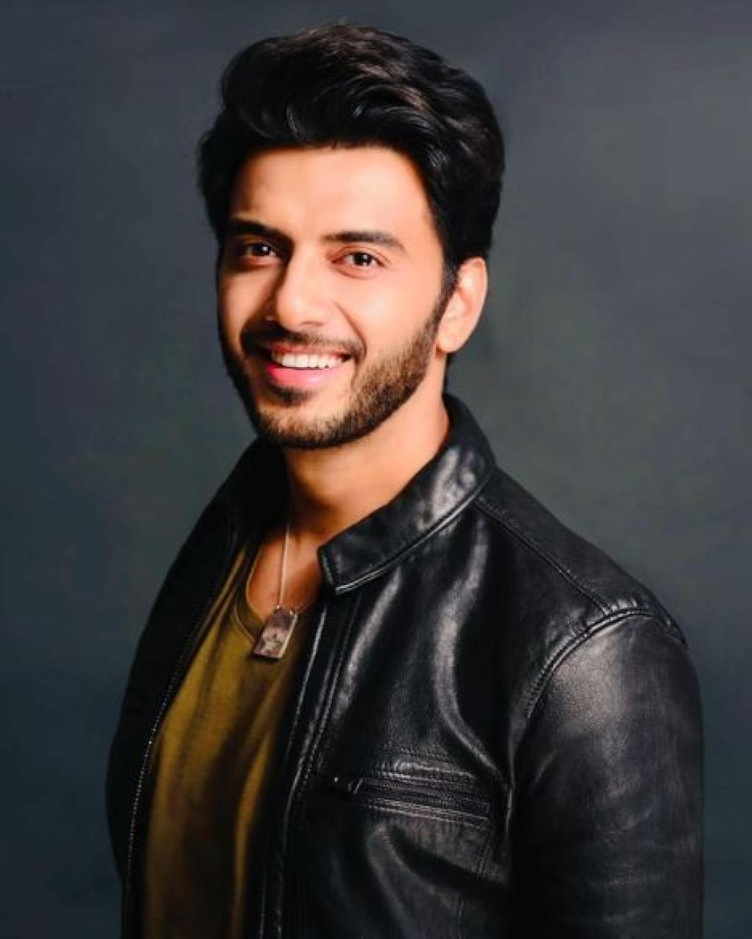
#> input picture vikramsinghchauhan.jfif, 752 x 939 px, shrunk from 1024 x 1279 before the run
$ jupyter execute 'TASK4-IMAGE TO PENCIL SKETCH WITH PYTHON.ipynb'
#> lines starting #> are read from the running program, lines starting #| are printed output that depends on the picture
# INTERN ON LetsGrowMore(LGM)
### Beginner Level Task:
### Task no. 04 - Image to Pencil Sketch using Python

# Abstract :
This project is based on Image Manipulation using Python Library known as OpenCV i.e. Open Computer Vision. OpenCV-Python is a library of Python bindings designed to solve computer vision problems.

## STEPS:


 1) Importing Libraries cv2 & matplotlib.pyplot
  2) Loading Original Image.
  3) Converting BGR into Gray Scale Image.
  4) Inverting Gray Scaled Image.
  5) Bluring Inverted Image.
  6) Inverting Blurred Image.
  7) Generating Pencil Sketch Image.

## Step-1: Importing Libraries.

[cell 1]
import cv2
import matplotlib.pyplot as plt

## Step-2: Loading Original Image.

[cell 2]
img = cv2.imread("vikramsinghchauhan.jfif")
#> img is the input picture: shape (939, 752, 3); mean B, G, R 59.3, 59.3, 63.7
img[:1]
#> Out = 752 rows, first 8: [63, 53, 46], [63, 53, 46], [63, 53, 46], [63, 53, 46], [63, 53, 46], [63, 53, 46], [63, 53, 46], [63, 53, 46]

## OpenCV uses BGR image format.
So, when we read an image using cv2. imread() it interprets in BGR format by default. We can use cvtColor() method to convert a BGR image to RGB and vice-versa
cv2. imread() method returns a BGR values as numpy.ndarray (NumPy N-dimensional array) if the loading of the image is successful. Otherwise, It returns an empty matrix ( Mat::data==NULL ) if the image cannot be read because of any reason (like missing file, improper permissions, unsupported or invalid format).

imread returns the image data in the array A . If the file contains a grayscale image, A is a two-dimensional (M-by-N) array. If the file contains a color image, A is a three-dimensional (M-by-N-by-3) array. The class of the returned array depends on the data type used by the file format.

## Converting into RGB image.

[cell 3]
rgb_img = cv2.cvtColor(img, cv2.COLOR_BGR2RGB)
rgb_img[:1]
#> Out = 752 rows, first 8: [46, 53, 63], [46, 53, 63], [46, 53, 63], [46, 53, 63], [46, 53, 63], [46, 53, 63], [46, 53, 63], [46, 53, 63]

You can see B columns have values of R columns and vice-versa.

[cell 4]
fig ,(ax0, ax1) = plt.subplots(nrows=1,
                               ncols=2,
                               figsize= (10,6))

ax0.axis('off')
ax1.axis('off')

ax0.imshow(img)
ax0.set(title="BGR Image");
ax0.title.set_color("purple")

ax1.imshow(rgb_img)
ax1.set(title="RGB Image")
ax1.title.set_color("purple")


# Add a title to figure

fig.suptitle("Conversion from Original to Pencil-Sketch",
            fontsize =16,
            fontweight="bold",
            color="orange");
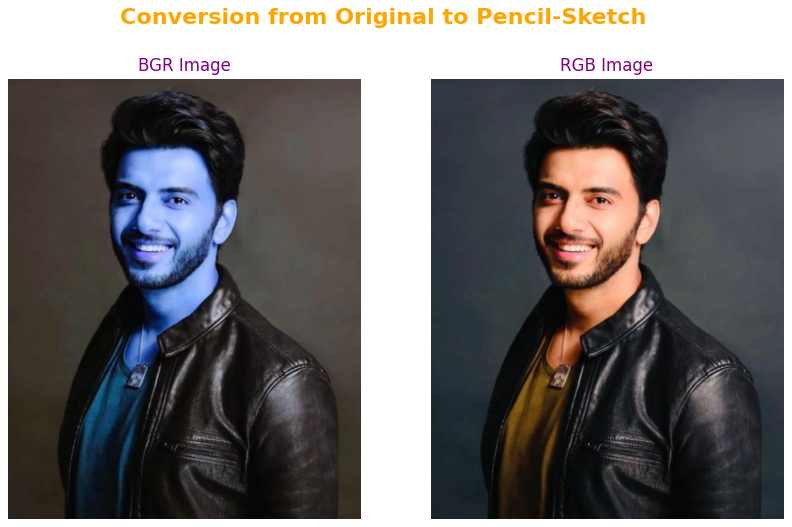
#> figure drawn by matplotlib, 2 panels; B, G, R data is drawn as R, G, B

# Step-3: Converting BGR into GrayScale Image.

[cell 5]
gray_img = cv2.cvtColor(img, cv2.COLOR_BGR2GRAY)  #ConvertColor--cvtColor
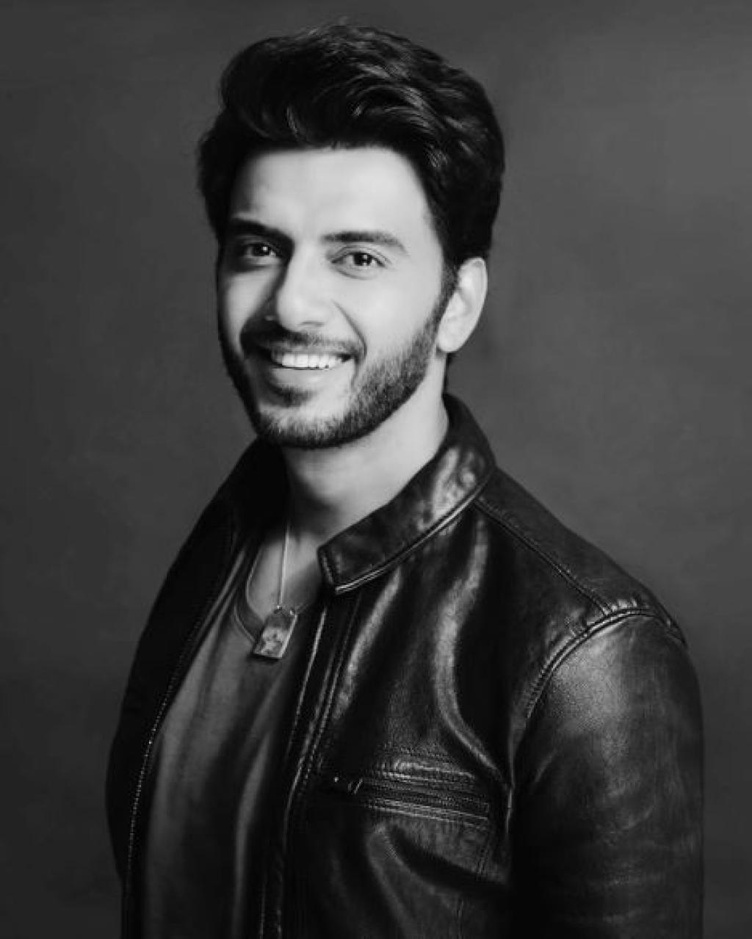
#> gray_img: shape (939, 752); min 0, max 239, mean 60.6

## Visualizing image using matplotlib

plt.imshow(gray_img)
plt.axis('off')
plt.title("GrayScale Image").set_color("purple")

# Step-4: Inverting Gray Scaled Image.
Two ways to invert an image.

a) Subtracting from 255.

b) Using bitwise NOT operator.

[cell 6]
# Subtracting from 255.
    # invert_img = 255 - gray_img

invert_img = cv2.bitwise_not(gray_img) # using bitwise NOT operator
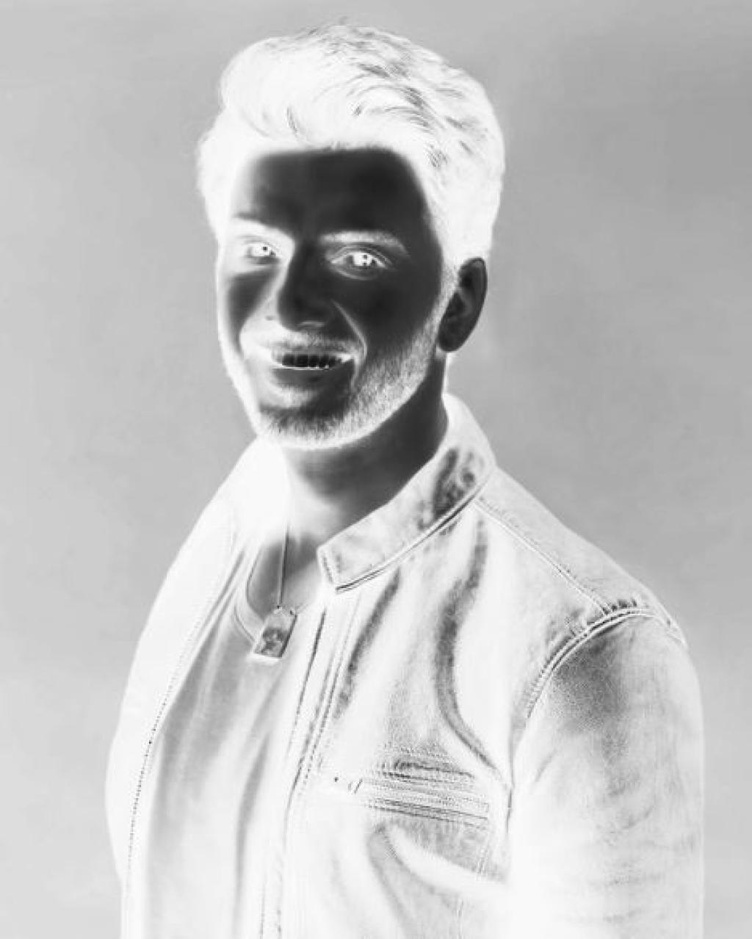
#> invert_img: shape (939, 752); min 16, max 255, mean 194.4

## Visualizing image using matplotlib

plt.imshow(invert_img)
plt.axis('off')
plt.title("Inverted GrayScale Image").set_color("purple")

# Step-5: Bluring Inverted Image.

[cell 7]
blur_img = cv2.GaussianBlur(invert_img, (21, 21), 0) # Play with different values.

## Visualizing image using matplotlib

plt.imshow(blur_img)
plt.axis('off')
plt.title("Blurred Image").set_color("purple")

# Step-6: Inverting Blurred Image.

[cell 8]
invert_blur_img = cv2.bitwise_not(blur_img)

## Visualizing image using matplotlib

plt.imshow(invert_blur_img)
plt.axis('off')
plt.title("Inverted Blurred Image").set_color("purple")

# Step-7: Generating Pencil Sketch Image.

[cell 9]
sketch_img = cv2.divide(gray_img, invert_blur_img, scale=256.0)
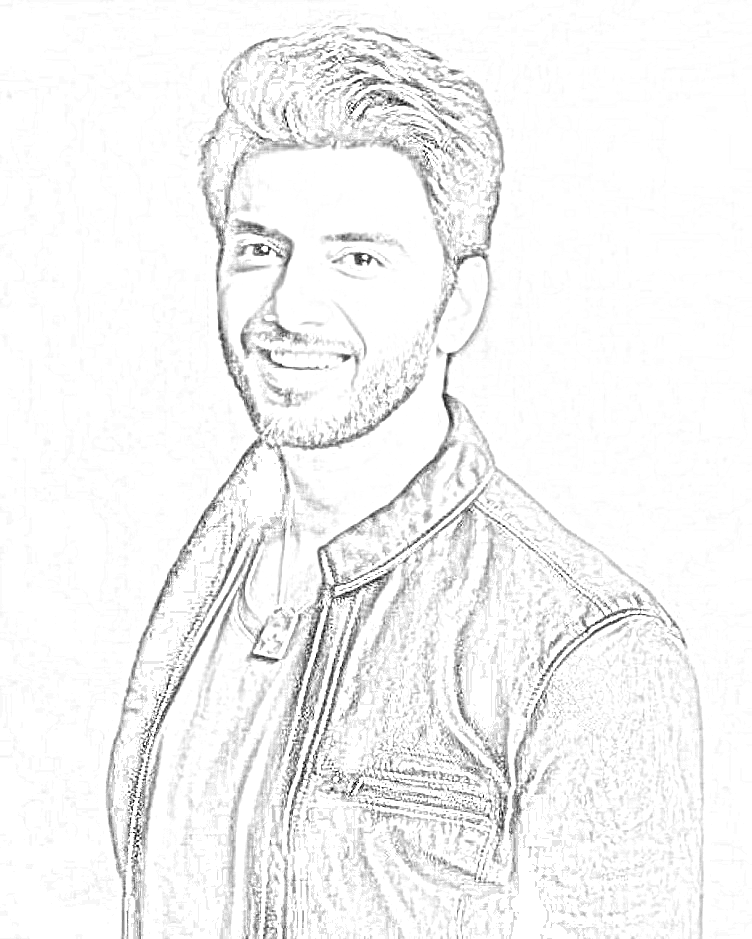
#> sketch_img: shape (939, 752); min 0, max 255, mean 244.1

## Visualizing image using matplotlib

plt.imshow(sketch_img)
plt.axis('off')
plt.title("Pencil Sketched Image").set_color("purple")
